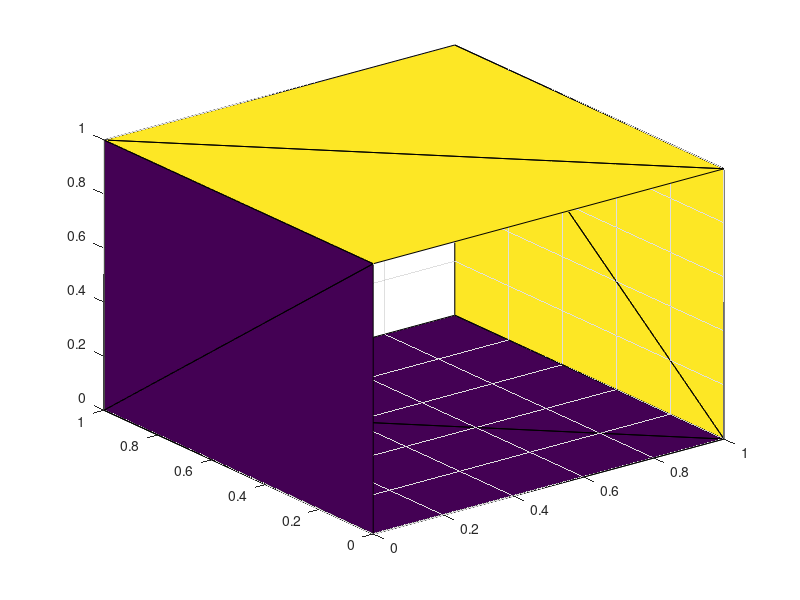

Here is the MATLAB script that generated this plot: (Note: this script raises an error after producing the figure.)

disp('Loop Subdivision')
disp('------------------------------------------')
disp('Enter a flag : ')
disp('1 -> 2D Triangle')
disp('2 -> Carre')
disp('3 -> 2 Faces Cube  ')
disp('4 -> tetrahedron')
disp('5 -> empty cube ')
disp('6 ->  Pyramide  ')
n=input('7 -> Cube : ');
nb_it = input('Nombre d iteration : ');
disp('------------------------------------------')

switch n
    case 1
      % Triangle
        figure(1)
        b=[0 0 0;1 0 0; 0.5 1 0];
        trib= [ 1 2 3];
        trisurf( trib, b(:,1),b(:,2),b(:,3))
        figure(2)
        [ MatFinal, elements3Update ]=LoopSubdivision( b, trib , [1;2;3],nb_it );
        % Affichage
        trisurf(elements3Update,MatFinal(:,1),MatFinal(:,2),MatFinal(:,3),MatFinal(:,3));

    case 2
      % Carre
        figure(1)
        b=[0 0 0;0 1 0; 1 1 0; 1 0 0 ];
        trib=[1 4 3; 1 3 2];
        trisurf( trib, b(:,1),b(:,2),b(:,3))
        figure(2)
        
        [ MatFinal, elements3Update ]=LoopSubdivision( b, trib , [1;2;3;4],nb_it );
        % Affichage
        trisurf(elements3Update,MatFinal(:,1),MatFinal(:,2),MatFinal(:,3),MatFinal(:,3));
        
    case 3
      % Une partie du cube
        figure(1)
        b=[0 0 0;0 1 0; 1 1 0; 1 0 0; 0 1 1; 0 0 1 ];
        trib=[1 4 3; 1 3 2; 6 5 2; 6 2 1];
        trisurf( trib, b(:,1),b(:,2),b(:,3))
        figure(2)
        
        [ MatFinal, elements3Update ]=LoopSubdivision( b, trib , [1;2;3;4;5;6],nb_it );
        % Affichage
        trisurf(elements3Update,MatFinal(:,1),MatFinal(:,2),MatFinal(:,3),MatFinal(:,3));
     case 4
       %tetraedre
        figure(1)
        b=[0 0 0;1 0 0; 0.5 0 1; 0.5 0.5 0.5 ];
        trib=[1 2 3; 2 3 4; 4 3 1; 1 2 4];
        trisurf( trib, b(:,1),b(:,2),b(:,3));
        figure(2)
        
        [ MatFinal, elements3Update ]=LoopSubdivision( b, trib , [],nb_it );
        % Affichage
        trisurf(elements3Update,MatFinal(:,1),MatFinal(:,2),MatFinal(:,3),MatFinal(:,3));  
        
     case 5
      % cube
        figure(1)
        b=[0 0 0;0 1 0; 1 1 0; 1 0 0; 0 1 1; 0 0 1; 1 1 1; 1 0 1 ];
        trib=[4 3 2; 4 2 1; 6 2 5 ; 6 1 2; 8 5 7; 8 6 5; 4 8 7; 4 7 3];
        trisurf( trib, b(:,1),b(:,2),b(:,3));
        figure(2)
        
        [ MatFinal, elements3Update ]=LoopSubdivision( b, trib , [1;2;3;4;5;6;7;8],nb_it );
        % Affichage
        trisurf(elements3Update,MatFinal(:,1),MatFinal(:,2),MatFinal(:,3),MatFinal(:,3));
     
    case 6
      % Pyramide
        figure(1)
        b=[0 0 0;0 1 0; 1 1 0; 1 0 0;0.5 0.5 1 ];
        trib=[ 4 3 5; 5 3 2; 1 5 2; 1 4 3;1 3 2;1 4 5];
        trisurf( trib, b(:,1),b(:,2),b(:,3));
        figure(2)
        
        [ MatFinal, elements3Update ]=LoopSubdivision( b, trib , [],nb_it );
        % Affichage
        trisurf(elements3Update,MatFinal(:,1),MatFinal(:,2),MatFinal(:,3),MatFinal(:,3));
        
    case 7
      % cube
        figure(1)
        b=[0 0 0;0 1 0; 1 1 0; 1 0 0; 0 0 1; 0 1 1; 1 1 1; 1 0 1 ];
        trib=[4 3 2; 1 4 2;8 7 3; 4 8 3; 2 7 6; 2 3 7; 1 4 8; 1 8 5; 5 6 8; 6 7 8;2 6 5;1 2 5];
        trisurf( trib, b(:,1),b(:,2),b(:,3));
        figure(2)
        
        [ MatFinal, elements3Update ]=LoopSubdivision( b, trib , [],nb_it );
        % Affichage
        trisurf(elements3Update,MatFinal(:,1),MatFinal(:,2),MatFinal(:,3),MatFinal(:,3));
     case 8
      % test
        figure(1)
        b=[0 0 0;0 1 0; 1 1 1; 2 1 1;1 0 1;2 0 1; 3 1 0; 3 0 0 ; 4 0 0; 4 1 0;5 1 1;6 1 1 ;5 0 1; 6 0 1 ];
        trib=[1 4 3; 1 3 2;4 5 6; 4 5 3; 5 8 7; 5 6 8;7 8 9; 7 9 10; 10 9 12; 10 11 12;12 13 14; 11 12 13];
        trisurf( trib, b(:,1),b(:,2),b(:,3));
        figure(2)
        
        [ MatFinal, elements3Update ]=LoopSubdivision( b, trib , [1;2;3;4;5 ;6;7;8;9;10;11;12;13;14],nb_it );
        % Affichage
        trisurf(elements3Update,MatFinal(:,1),MatFinal(:,2),MatFinal(:,3),MatFinal(:,3));
end
        